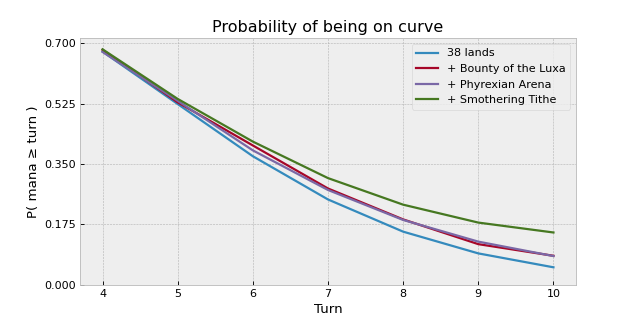

Write the Python code that produced this figure.
import matplotlib.pyplot as plt
from mtg_mana_simulator import AI, Card, Experiment, Metric, Sequence

number_of_land = 38
deck_size = 99
turns = list(range(4, 11))

bounty_of_the_luxa = Card(cost=4, draw_sequence=Sequence([], [0, 1]), mana_sequence=Sequence([0], [0, 1]))
phyrexian_arena    = Card(cost=3, draw_sequence=Sequence.one.prefixed_by([0]))
smothering_tithe   = Card(cost=4, gold_sequence=Sequence.one.prefixed_by([0]))

land_package = 38*[Card.untapped_land]

decks = []
decks.append(["38 lands", land_package[:]])
decks.append(["+ Bounty of the Luxa", land_package[:] + [bounty_of_the_luxa]])
decks.append(["+ Phyrexian Arena", land_package[:] + [phyrexian_arena]])
decks.append(["+ Smothering Tithe", land_package[:] + [smothering_tithe]])
for _,deck in decks:
    deck += (99-len(deck))*[Card.filler]

with plt.style.context("bmh"):
    plt.figure(figsize=(8,4), dpi=80)
    for title,deck in decks:
        experiment = Experiment(deck=deck, ai=AI.naive, turns=turns[-1], repeats=10000)
        results = list(experiment.evaluate([Metric.on_curve]).values())[0][turns[0]-1:]
        plt.plot(turns, results, label=title)
    plt.legend(loc=1)
    plt.title("Probability of being on curve")
    plt.xlabel("Turn")
    plt.ylabel("P( mana ≥ turn )")
    plt.xticks(turns)
    plt.yticks([0.0, 0.175, 0.35, 0.525, 0.7])
    plt.savefig('plot2.png')
